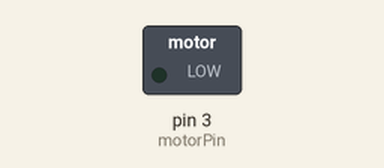
Bench run of a sketch on a simulated Arduino Uno, built with avr-gcc and run on an emulated ATmega328P. Parts: switched loads named in the sketch (green lamp = pin HIGH). What the sketch prints to the serial monitor is not drawn.

Above: at 0.05 s.
At 1.0 s:
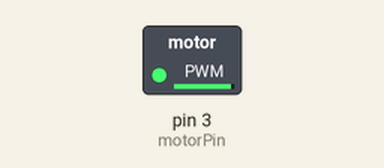
At 2.0 s:
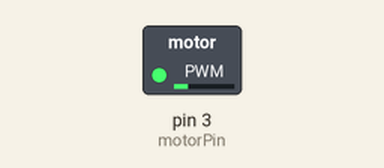
Timing chart, 0 to 4.6 s (numbered marks = the images above):
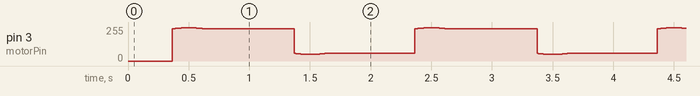

The sketch:

sin_DCMotor.ino
```cpp
int motorPin = 3;

void setup()
{
  pinMode(motorPin, OUTPUT);
  Serial.begin(9600);
  while (! Serial);
  Serial.println("Speed 0 to 255");
}

void loop()
{
  float something = millis()/1000.0;
  int speed = 150 + (100 * sin( something * PI  ));
  analogWrite(motorPin, speed);
}
```
